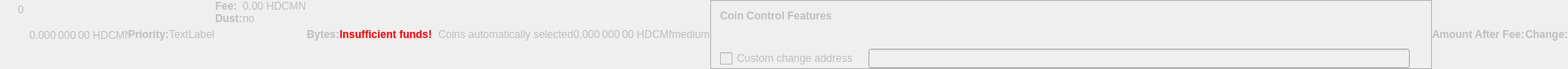
    <widget class="QWidget" name="dummyHideWidget" native="true">
     <property name="enabled">
      <bool>false</bool>
     </property>
     <property name="maximumSize">
      <size>
       <width>100</width>
       <height>22</height>
      </size>
     </property>
     <layout class="QHBoxLayout" name="dummyHideLayout">
      <property name="spacing">
       <number>0</number>
      </property>
      <property name="leftMargin">
       <number>0</number>
      </property>
      <property name="topMargin">
       <number>0</number>
      </property>
      <property name="rightMargin">
       <number>0</number>
      </property>
      <property name="bottomMargin">
       <number>0</number>
      </property>
      <item>
       <layout class="QFormLayout" name="formLayoutCoinControl1">
        <property name="horizontalSpacing">
         <number>10</number>
        </property>
        <property name="verticalSpacing">
         <number>14</number>
        </property>
        <property name="leftMargin">
         <number>10</number>
        </property>
        <property name="topMargin">
         <number>4</number>
        </property>
        <property name="rightMargin">
         <number>6</number>
        </property>
        <item row="0" column="1">
         <widget class="QLabel" name="labelCoinControlBytes">
          <property name="cursor">
           <cursorShape>IBeamCursor</cursorShape>
          </property>
          <property name="contextMenuPolicy">
           <enum>Qt::ActionsContextMenu</enum>
          </property>
          <property name="text">
           <string notr="true">0</string>
          </property>
          <property name="textInteractionFlags">
           <set>Qt::LinksAccessibleByMouse|Qt::TextSelectableByKeyboard|Qt::TextSelectableByMouse</set>
          </property>
         </widget>
        </item>
       </layout>
      </item>
      <item>
       <widget class="QLabel" name="labelCoinControlAfterFee">
        <property name="enabled">
         <bool>false</bool>
        </property>
        <property name="sizePolicy">
         <sizepolicy hsizetype="Fixed" vsizetype="Fixed">
          <horstretch>0</horstretch>
          <verstretch>0</verstretch>
         </sizepolicy>
        </property>
        <property name="minimumSize">
         <size>
          <width>111</width>
          <height>12</height>
         </size>
        </property>
        <property name="maximumSize">
         <size>
          <width>111</width>
          <height>12</height>
         </size>
        </property>
        <property name="cursor">
         <cursorShape>IBeamCursor</cursorShape>
        </property>
        <property name="contextMenuPolicy">
         <enum>Qt::ActionsContextMenu</enum>
        </property>
        <property name="text">
         <string notr="true">0.000 000 00 HDCMN</string>
        </property>
        <property name="textInteractionFlags">
         <set>Qt::LinksAccessibleByMouse|Qt::TextSelectableByKeyboard|Qt::TextSelectableByMouse</set>
        </property>
       </widget>
      </item>
      <item>
       <widget class="QLabel" name="labelCoinControlPriorityText">
        <property name="enabled">
         <bool>false</bool>
        </property>
        <property name="font">
         <font>
          <weight>75</weight>
          <bold>true</bold>
         </font>
        </property>
        <property name="text">
         <string>Priority:</string>
        </property>
       </widget>
      </item>
      <item>
       <layout class="QHBoxLayout" name="horizontalLayout">
        <item>
         <widget class="QLabel" name="WarningLabel">
          <property name="text">
           <string>TextLabel</string>
          </property>
         </widget>
        </item>
       </layout>
      </item>
      <item>
       <layout class="QFormLayout" name="formLayoutCoinControl3">
        <property name="horizontalSpacing">
         <number>0</number>
        </property>
        <property name="verticalSpacing">
         <number>0</number>
        </property>
        <property name="leftMargin">
         <number>0</number>
        </property>
        <property name="topMargin">
         <number>0</number>
        </property>
        <property name="rightMargin">
         <number>0</number>
        </property>
        <item row="0" column="0">
         <widget class="QLabel" name="labelCoinControlFeeText">
          <property name="enabled">
           <bool>false</bool>
          </property>
          <property name="font">
           <font>
            <weight>75</weight>
            <bold>true</bold>
           </font>
          </property>
          <property name="text">
           <string>Fee:</string>
          </property>
          <property name="margin">
           <number>0</number>
          </property>
         </widget>
        </item>
        <item row="0" column="1">
         <widget class="QLabel" name="labelCoinControlFee">
          <property name="enabled">
           <bool>false</bool>
          </property>
          <property name="cursor">
           <cursorShape>IBeamCursor</cursorShape>
          </property>
          <property name="contextMenuPolicy">
           <enum>Qt::ActionsContextMenu</enum>
          </property>
          <property name="text">
           <string notr="true">0.00 HDCMN</string>
          </property>
          <property name="textInteractionFlags">
           <set>Qt::LinksAccessibleByMouse|Qt::TextSelectableByKeyboard|Qt::TextSelectableByMouse</set>
          </property>
         </widget>
        </item>
        <item row="1" column="0">
         <widget class="QLabel" name="labelCoinControlLowOutputText">
          <property name="enabled">
           <bool>false</bool>
          </property>
          <property name="font">
           <font>
            <weight>75</weight>
            <bold>true</bold>
           </font>
          </property>
          <property name="text">
           <string>Dust:</string>
          </property>
         </widget>
        </item>
        <item row="1" column="1">
         <widget class="QLabel" name="labelCoinControlLowOutput">
          <property name="enabled">
           <bool>false</bool>
          </property>
          <property name="cursor">
           <cursorShape>IBeamCursor</cursorShape>
          </property>
          <property name="contextMenuPolicy">
           <enum>Qt::ActionsContextMenu</enum>
          </property>
          <property name="text">
           <string>no</string>
          </property>
          <property name="textInteractionFlags">
           <set>Qt::LinksAccessibleByMouse|Qt::TextSelectableByKeyboard|Qt::TextSelectableByMouse</set>
          </property>
         </widget>
        </item>
       </layout>
      </item>
      <item>
       <widget class="QLabel" name="labelCoinControlBytesText">
        <property name="enabled">
         <bool>false</bool>
        </property>
        <property name="font">
         <font>
          <weight>75</weight>
          <bold>true</bold>
         </font>
        </property>
        <property name="text">
         <string>Bytes:</string>
        </property>
       </widget>
      </item>
      <item>
       <layout class="QFormLayout" name="formLayoutCoinControl2">
        <property name="horizontalSpacing">
         <number>0</number>
        </property>
        <property name="verticalSpacing">
         <number>0</number>
        </property>
        <property name="leftMargin">
         <number>0</number>
        </property>
        <property name="topMargin">
         <number>0</number>
        </property>
        <property name="rightMargin">
         <number>0</number>
        </property>
       </layout>
      </item>
      <item>
       <layout class="QHBoxLayout" name="horizontalLayoutCoinControl2">
        <property name="spacing">
         <number>0</number>
        </property>
        <property name="bottomMargin">
         <number>0</number>
        </property>
       </layout>
      </item>
      <item>
       <widget class="QLabel" name="labelCoinControlInsuffFunds">
        <property name="enabled">
         <bool>false</bool>
        </property>
        <property name="minimumSize">
         <size>
          <width>0</width>
          <height>0</height>
         </size>
        </property>
        <property name="font">
         <font>
          <weight>75</weight>
          <bold>true</bold>
         </font>
        </property>
        <property name="styleSheet">
         <string notr="true">color:red;font-weight:bold;</string>
        </property>
        <property name="text">
         <string>Insufficient funds!</string>
        </property>
        <property name="margin">
         <number>5</number>
        </property>
       </widget>
      </item>
      <item>
       <layout class="QFormLayout" name="formLayoutCoinControl4">
        <property name="horizontalSpacing">
         <number>0</number>
        </property>
        <property name="verticalSpacing">
         <number>0</number>
        </property>
        <property name="leftMargin">
         <number>0</number>
        </property>
        <property name="topMargin">
         <number>0</number>
        </property>
        <property name="rightMargin">
         <number>0</number>
        </property>
       </layout>
      </item>
      <item>
       <widget class="QLabel" name="labelCoinControlChangeLabel">
        <property name="enabled">
         <bool>false</bool>
        </property>
        <property name="sizePolicy">
         <sizepolicy hsizetype="Preferred" vsizetype="Expanding">
          <horstretch>0</horstretch>
          <verstretch>0</verstretch>
         </sizepolicy>
        </property>
        <property name="minimumSize">
         <size>
          <width>0</width>
          <height>0</height>
         </size>
        </property>
        <property name="text">
         <string/>
        </property>
        <property name="margin">
         <number>3</number>
        </property>
       </widget>
      </item>
      <item>
       <widget class="QLabel" name="labelCoinControlAutomaticallySelected">
        <property name="enabled">
         <bool>false</bool>
        </property>
        <property name="sizePolicy">
         <sizepolicy hsizetype="Fixed" vsizetype="Fixed">
          <horstretch>0</horstretch>
          <verstretch>0</verstretch>
         </sizepolicy>
        </property>
        <property name="minimumSize">
         <size>
          <width>0</width>
          <height>0</height>
         </size>
        </property>
        <property name="maximumSize">
         <size>
          <width>240</width>
          <height>16777215</height>
         </size>
        </property>
        <property name="text">
         <string>Coins automatically selected</string>
        </property>
        <property name="margin">
         <number>5</number>
        </property>
       </widget>
      </item>
      <item>
       <widget class="QLabel" name="labelCoinControlChange">
        <property name="enabled">
         <bool>false</bool>
        </property>
        <property name="sizePolicy">
         <sizepolicy hsizetype="Fixed" vsizetype="Fixed">
          <horstretch>0</horstretch>
          <verstretch>0</verstretch>
         </sizepolicy>
        </property>
        <property name="minimumSize">
         <size>
          <width>111</width>
          <height>0</height>
         </size>
        </property>
        <property name="maximumSize">
         <size>
          <width>111</width>
          <height>16777215</height>
         </size>
        </property>
        <property name="cursor">
         <cursorShape>IBeamCursor</cursorShape>
        </property>
        <property name="contextMenuPolicy">
         <enum>Qt::ActionsContextMenu</enum>
        </property>
        <property name="text">
         <string notr="true">0.000 000 00 HDCMN</string>
        </property>
        <property name="textInteractionFlags">
         <set>Qt::LinksAccessibleByMouse|Qt::TextSelectableByKeyboard|Qt::TextSelectableByMouse</set>
        </property>
       </widget>
      </item>
      <item>
       <widget class="QLabel" name="labelCoinControlPriority">
        <property name="enabled">
         <bool>false</bool>
        </property>
        <property name="cursor">
         <cursorShape>IBeamCursor</cursorShape>
        </property>
        <property name="contextMenuPolicy">
         <enum>Qt::ActionsContextMenu</enum>
        </property>
        <property name="text">
         <string>medium</string>
        </property>
        <property name="textInteractionFlags">
         <set>Qt::LinksAccessibleByMouse|Qt::TextSelectableByKeyboard|Qt::TextSelectableByMouse</set>
        </property>
       </widget>
      </item>
      <item>
       <widget class="QFrame" name="frameCoinControl">
        <property name="sizePolicy">
         <sizepolicy hsizetype="Expanding" vsizetype="Expanding">
          <horstretch>0</horstretch>
          <verstretch>0</verstretch>
         </sizepolicy>
        </property>
        <property name="maximumSize">
         <size>
          <width>16777215</width>
          <height>16777215</height>
         </size>
        </property>
        <property name="frameShape">
         <enum>QFrame::StyledPanel</enum>
        </property>
        <property name="frameShadow">
         <enum>QFrame::Sunken</enum>
        </property>
        <layout class="QVBoxLayout" name="verticalLayoutCoinControl2_2">
         <property name="spacing">
          <number>0</number>
         </property>
         <property name="leftMargin">
          <number>0</number>
         </property>
         <property name="topMargin">
          <number>0</number>
         </property>
         <property name="rightMargin">
          <number>0</number>
         </property>
         <property name="bottomMargin">
          <number>0</number>
         </property>
         <item>
          <layout class="QVBoxLayout" name="verticalLayoutCoinControl" stretch="0,0,0,1">
           <property name="spacing">
            <number>0</number>
           </property>
           <property name="leftMargin">
            <number>10</number>
           </property>
           <property name="topMargin">
            <number>10</number>
           </property>
           <item>
            <layout class="QHBoxLayout" name="horizontalLayoutCoinControl1">
             <property name="bottomMargin">
              <number>15</number>
             </property>
             <item>
              <widget class="QLabel" name="labelCoinControlFeatures">
               <property name="enabled">
                <bool>false</bool>
               </property>
               <property name="sizePolicy">
                <sizepolicy hsizetype="Preferred" vsizetype="Maximum">
                 <horstretch>0</horstretch>
                 <verstretch>0</verstretch>
                </sizepolicy>
               </property>
               <property name="font">
                <font>
                 <weight>75</weight>
                 <bold>true</bold>
                </font>
               </property>
               <property name="styleSheet">
                <string notr="true">font-weight:bold;</string>
               </property>
               <property name="text">
                <string>Coin Control Features</string>
               </property>
              </widget>
             </item>
            </layout>
           </item>
           <item>
            <widget class="QWidget" name="widgetCoinControl" native="true">
             <property name="sizePolicy">
              <sizepolicy hsizetype="Preferred" vsizetype="Preferred">
               <horstretch>0</horstretch>
               <verstretch>0</verstretch>
              </sizepolicy>
             </property>
             <property name="minimumSize">
              <size>
               <width>0</width>
               <height>0</height>
              </size>
             </property>
             <property name="styleSheet">
              <string notr="true"/>
             </property>
             <layout class="QHBoxLayout" name="horizontalLayoutCoinControl5_2">
              <property name="leftMargin">
               <number>0</number>
              </property>
              <property name="topMargin">
               <number>0</number>
              </property>
              <property name="rightMargin">
               <number>0</number>
              </property>
              <property name="bottomMargin">
               <number>0</number>
              </property>
              <item>
               <layout class="QHBoxLayout" name="horizontalLayoutCoinControl3">
                <property name="spacing">
                 <number>20</number>
                </property>
                <property name="topMargin">
                 <number>0</number>
                </property>
                <property name="bottomMargin">
                 <number>10</number>
                </property>
               </layout>
              </item>
             </layout>
            </widget>
           </item>
           <item>
            <layout class="QHBoxLayout" name="horizontalLayoutCoinControl4" stretch="0,0,0">
             <property name="spacing">
              <number>12</number>
             </property>
             <property name="sizeConstraint">
              <enum>QLayout::SetDefaultConstraint</enum>
             </property>
             <property name="topMargin">
              <number>5</number>
             </property>
             <property name="rightMargin">
              <number>5</number>
             </property>
             <item>
              <widget class="QCheckBox" name="checkBoxCoinControlChange">
               <property name="enabled">
                <bool>false</bool>
               </property>
               <property name="toolTip">
                <string>If this is activated, but the change address is empty or invalid, change will be sent to a newly generated address.</string>
               </property>
               <property name="text">
                <string>Custom change address</string>
               </property>
              </widget>
             </item>
             <item>
              <widget class="QValidatedLineEdit" name="lineEditCoinControlChange">
               <property name="enabled">
                <bool>false</bool>
               </property>
               <property name="sizePolicy">
                <sizepolicy hsizetype="Expanding" vsizetype="Fixed">
                 <horstretch>0</horstretch>
                 <verstretch>0</verstretch>
                </sizepolicy>
               </property>
              </widget>
             </item>
             <item>
              <widget class="QLabel" name="labelCoinControlChangeLabel_2">
               <property name="sizePolicy">
                <sizepolicy hsizetype="Preferred" vsizetype="Expanding">
                 <horstretch>0</horstretch>
                 <verstretch>0</verstretch>
                </sizepolicy>
               </property>
               <property name="minimumSize">
                <size>
                 <width>0</width>
                 <height>0</height>
                </size>
               </property>
               <property name="text">
                <string/>
               </property>
               <property name="margin">
                <number>3</number>
               </property>
              </widget>
             </item>
            </layout>
           </item>
           <item>
            <spacer name="verticalSpacerCoinControl">
             <property name="orientation">
              <enum>Qt::Vertical</enum>
             </property>
             <property name="sizeHint" stdset="0">
              <size>
               <width>800</width>
               <height>1</height>
              </size>
             </property>
            </spacer>
           </item>
          </layout>
         </item>
        </layout>
       </widget>
      </item>
      <item>
       <widget class="QLabel" name="labelCoinControlAfterFeeText">
        <property name="enabled">
         <bool>false</bool>
        </property>
        <property name="minimumSize">
         <size>
          <width>0</width>
          <height>0</height>
         </size>
        </property>
        <property name="maximumSize">
         <size>
          <width>16777215</width>
          <height>16777215</height>
         </size>
        </property>
        <property name="font">
         <font>
          <weight>75</weight>
          <bold>true</bold>
         </font>
        </property>
        <property name="text">
         <string>Amount After Fee:</string>
        </property>
        <property name="alignment">
         <set>Qt::AlignLeading|Qt::AlignLeft|Qt::AlignVCenter</set>
        </property>
        <property name="margin">
         <number>0</number>
        </property>
       </widget>
      </item>
      <item>
       <widget class="QLabel" name="labelCoinControlChangeText">
        <property name="enabled">
         <bool>false</bool>
        </property>
        <property name="sizePolicy">
         <sizepolicy hsizetype="Preferred" vsizetype="Preferred">
          <horstretch>0</horstretch>
          <verstretch>0</verstretch>
         </sizepolicy>
        </property>
        <property name="minimumSize">
         <size>
          <width>0</width>
          <height>0</height>
         </size>
        </property>
        <property name="maximumSize">
         <size>
          <width>16777215</width>
          <height>16777215</height>
         </size>
        </property>
        <property name="font">
         <font>
          <weight>75</weight>
          <bold>true</bold>
         </font>
        </property>
        <property name="text">
         <string>Change:</string>
        </property>
        <property name="alignment">
         <set>Qt::AlignLeading|Qt::AlignLeft|Qt::AlignVCenter</set>
        </property>
       </widget>
      </item>
     </layout>
    </widget>
